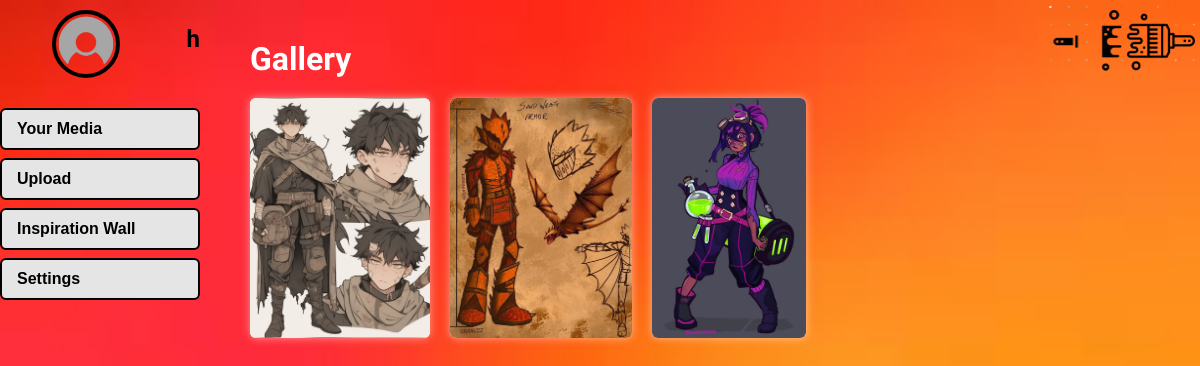
The page /main (signed in) on the database as committed earlier.
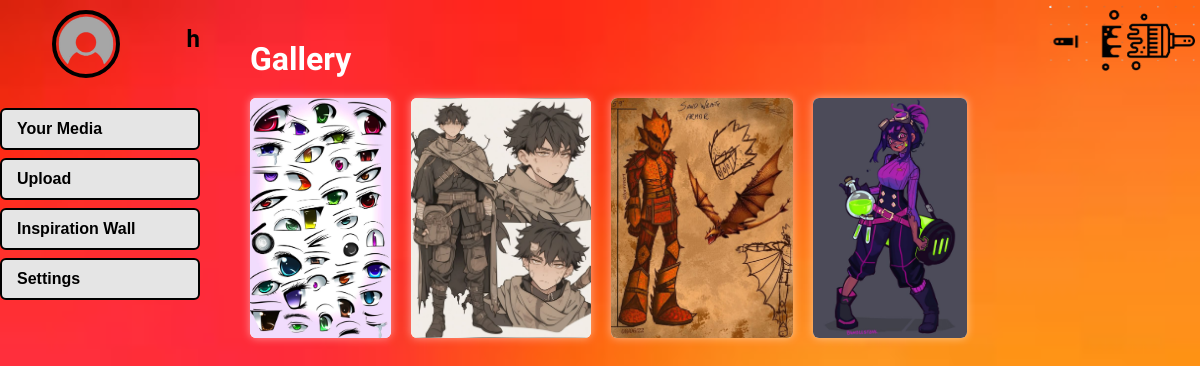
The same page on the database as committed later.
### tables this page shows
CREATE TABLE images (
            id INTEGER PRIMARY KEY AUTOINCREMENT,
            filename TEXT NOT NULL,
            uploader TEXT NOT NULL,
            privacy TEXT NOT NULL CHECK(privacy IN ('private', 'public'))
        );

### website.py (the view)
@app.route('/main')
def main():
    if 'username' not in session:
        return redirect(url_for('login'))
    conn = get_db_connection()
    rows = conn.execute("SELECT filename, uploader, privacy FROM images WHERE privacy='public' ORDER BY id DESC").fetchall()
    images = []
    for row in rows:
        filepath = os.path.join(app.config['UPLOAD_FOLDER'], row['filename'])
        if os.path.exists(filepath):
            images.append((row['filename'], row['uploader'], row['privacy']))
        else:
            conn.execute("DELETE FROM images WHERE filename = ?", (row['filename'],))
            conn.commit()
    conn.close()
    return render_template('main_page.html', username=session['username'], images=images)

### website.py (called while the page is built)
@app.context_processor
def inject_background():
    return {'background': session.get('background', 'default-bg.jpg')}

def get_db_connection():
    conn = sqlite3.connect("users.db")
    conn.row_factory = sqlite3.Row
    return conn

### templates/main_page.html (shortened to what this page needs)
<!DOCTYPE html>
<html lang="en">
<head>
    <link rel="stylesheet" href="{{ url_for('static', filename='style.css') }}">
</head>
<body>
  <header class="top-logo">
    <img src="{{ url_for('static', filename='logo_shorten_transperant.png') }}" class="logo-mini" alt="Site Logo">
  </header>
  <aside class="sidebar">
    <div class="profile-row">
      <img src="{{ url_for('static', filename='blankpfp-transperant.png') }}" class="pfp" alt="Profile Picture">
      <h2 class="username-text">{{ username }}</h2>
    </div>
    <nav class="sidebar-nav">
      <ul>
        <li><a href="/media" class="menu-button">Your Media</a></li>
        <li><a href="/upload" class="menu-button">Upload</a></li>
        <li><a href="/inspiration" class="menu-button">Inspiration Wall</a></li>
        <li><a href="/settings" class="menu-button">Settings</a></li>
      </ul>
    </nav>
  </aside>
  <main class="main-content">
    <section>
      <h3 class="section-title">Gallery</h3>
      <div class="image-grid">
        {% for filename, uploader, privacy in images %}
          <img src="{{ url_for('uploaded_file', filename=filename) }}" alt="{{ filename }}">
        {% else %}
          <p>No images available.</p>
        {% endfor %}
      </div>
    </section>
  </main>
</body>
</html>

### static/style.css (style rules this page uses)
html, body { margin: 0; padding: 0; height: 100%; background-image: url("background_red.jpg"); background-size: cover; background-repeat: no-repeat; background-position: center; background-attachment: fixed; font-family: sans-serif; }
h1, h2, h3, h4, h5, h6 { font-family: 'Lily Script One', cursive; margin: 0; padding-bottom: 10px; font-display: white; }
.logo-mini { position: fixed; top: 75px; right: -5px; transform: rotate(90deg) scale(0.5); transform-origin: top right; height: auto; width: auto; max-width: none; }
.pfp { width: 60px; height: 60px; border: 4px solid black; border-radius: 50%; object-fit: cover; margin: 10px auto; display: block; }
.main-content { margin-left: 220px; padding: 40px 30px; }
.section-title { color: #fff; font-size: 32px; font-weight: bold; margin-bottom: 10px; font-family: 'Lily Script One', cursive; }
.image-grid { display: flex; gap: 20px; flex-wrap: wrap; margin-bottom: 40px; }
.image-grid img { width: auto; height: 240px; border-radius: 6px; box-shadow: 0 0 8px rgba(255, 255, 255, 0.5); background-color: white; }
.menu-button { display: block; padding: 10px 15px; background: #e5e5e5; border: 2px solid black; border-radius: 6px; text-decoration: none; color: black; font-weight: bold; transition: background 0.3s; }
.username-text { font-size: 24px; color: black; }
.profile-row { display: flex; align-items: center; gap: 15px; margin-bottom: 20px; }
.sidebar-nav ul { list-style: none; padding: 0; margin: 0; }
.sidebar-nav li { margin-bottom: 8px; }
.sidebar { position: fixed; top: 0; left: 0; height: 100%; width: 200px; z-index: 1000; padding-top: 0; overflow-y: auto; background: none; box-shadow: none; }

Rows that differ between the two databases and show on the page:
added images: filename (picture)
